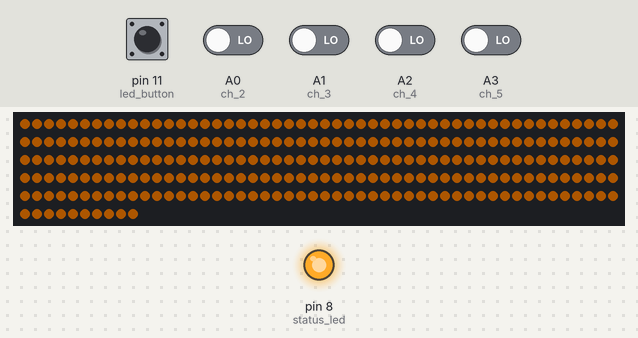
A sketch run on a simulated Arduino Uno, built with avr-gcc and run on an emulated ATmega328P. Shown: 260 RGB LEDs in strip order, left to right, continuing on the next row, output pins drawn as LEDs (lit = HIGH). The inputs (shaded band) are chosen by the test bench; at power-on: pin 11 (led_button) HIGH, A0 (ch_2), A1 (ch_3), A2 (ch_4), A3 (ch_5) LOW. Dim RGB values are drawn brighter than linear.

Above: at 9.1 s.
12.8 s: pin 11 (led_button) pulled LOW for 0.15 s
At 14.0 s:
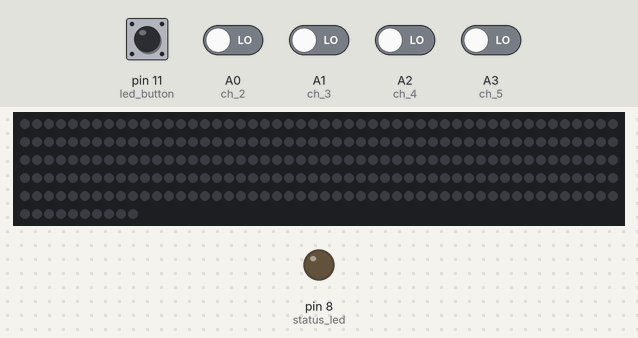
14.4 s: pin 11 (led_button) pulled LOW for 1 s
At 15.1 s:
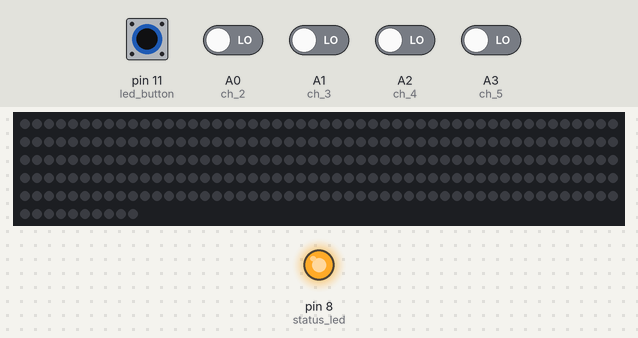
Timing chart, 0 to 17.4 s (numbered marks = the images above; inputs shaded):
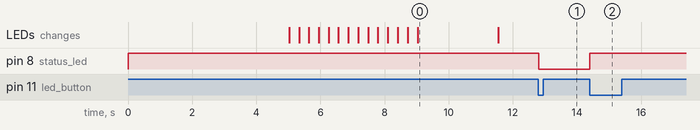

The sketch:

sketch.ino
```cpp
// LIBRARIES

#include <Wire.h>
//#include <LiquidCrystal_I2C.h>
//#include "Adafruit_NeoPixel.h"
#include <Adafruit_NeoPixel.h> // trzeba zainstalować w Arduino IDE

// DEFINITIONS

#define STARTCOLOR 0xff8000  // LED color at startup 0xff8000 is orange in hex code. pick your own here: http://www.w3schools.com/colors/colors_picker.asp
#define BLACK      0x000000  // LED color BLACK

#define DATAPIN    10         // Datapin
#define LEDCOUNT   260       //  Number of LEDs used in your system
#define SHOWDELAY  20        // Delay in micro seconds before showing
#define BAUDRATE   500000    // Serial port speed

#define BRIGHTNESS 100        // Max. brightness in %

const char prefix[] = {0x41, 0x64, 0x61, 0x01, 0x03, 0x57};  // Prefix at the start of the transmission
char buffer[sizeof(prefix)];                                 // Temporary buffer for receiving the prefix data

// to calculate your prefix, the first 4 bytes will never change: const char prefix[] = {0x41, 0x64, 0x61, 0x00, this never changes.
// the next byte is equal to the number of LED - 1 --> (232-1)=231. 231 transformed in HEX. 231 in hex is E7 (use google)
// the last byte is equal to the XOR value of the calculated value just above and 0x55 (byte just calculated (E7) XORED with 0x55) = B2     use this link http://xor.pw/? and in input 1 put 55 and in input 2 put your HEX value.

// some precalculated values to save some time: 178 leds gives B1 and E4, 180 B3E6, 181 B4E1, 182 B5E0 232 E7B2 230 E5B0

Adafruit_NeoPixel strip = Adafruit_NeoPixel(LEDCOUNT, DATAPIN, NEO_GRB + NEO_KHZ800);
//LiquidCrystal_I2C lcd(0x20,16,2);                            // set the LCD address to 0x20 for a 16 chars and 2 line display

int state;                                                   // Define current state
#define STATE_WAITING   1                                    // - Waiting for prefix
#define STATE_DO_PREFIX 2                                    // - Processing prefix
#define STATE_DO_DATA   3                                    // - Handling incoming LED colors

int readSerial;                                              // Read Serial data (1)
int currentLED;                                              // Needed for assigning the color to the right LED
const int led_button = 11;                                   // ON/OFF button input
const int status_led = 8;                                    // LED of button
const int ch_2 = A0;                                         // Inputs from HDMI switcher
const int ch_3 = A1;
const int ch_4 = A2;
const int ch_5 = A3;

int curr_source = 0;                                         // Used to store which source is currently displayed
boolean strip_status = true;                                 // Used to chose if the LED strip is ON or OFF (depending on button choice)
unsigned long timeout = 0;                                   // Timeout used to turn LED strip off if no new data has come thorugh after some time

void setup()
{
  pinMode(led_button, INPUT);
  pinMode(ch_2, INPUT);
  pinMode(ch_3, INPUT);
  pinMode(ch_4, INPUT);
  pinMode(ch_5, INPUT);
  pinMode(status_led, OUTPUT);
  digitalWrite(led_button, HIGH);
  digitalWrite(status_led, HIGH);

  delay (5000);                                             // 15 seconds delay at startup to avoid strange behaviours as the PI boots up etc
  // zmienilem na 5s
  strip.begin();                                             // Init LED strand, set all black, then all to startcolor

  strip.setBrightness( (255 / 100) * 25 );

  setAllLEDs(BLACK, 0);
  setAllLEDs(STARTCOLOR, 5);                                // Will turn ON all LEDS with a 5ms delay between each turn ON creating a snake increasing pattern

  Serial.begin(BAUDRATE);                                   // Init serial speed

  state = STATE_WAITING;                                    // Initial state: Waiting for prefix

 //lcd.init();                                                // Initialize the lcd
 //lcd.backlight();                                           // Turn ON LCD backlight
 //lcd.print(" waiting for PI");                              // Wait for PI to boot up for 5 sec (avoids the Arduino rebooting randomly)
 delay(2500); // zmienilem na 2.5s
 //lcd.clear();
 //lcd.print("**** SOURCE ****");
 strip.setBrightness( (255 / 100) * BRIGHTNESS );           // Set the brightness we chose above
}


void loop()
{
  do_strip();                                               // Main part of the code where we look at the data incoming from the PI
  if (state == STATE_WAITING)                               // Only if we are in WAITING state we check the source inputs and our ON/OFF button.
  {
  check_source();
  check_button();
  }
}

void do_strip(void)
{
  if (strip_status == true)
  {
  switch(state)
  {
    case STATE_WAITING:                                    // *** Waiting for prefix ***
      if( Serial.available()>0 )
      {
        readSerial = Serial.read();                        // Read one character

        if ( readSerial == prefix[0] )                     // if this character is 1st prefix char
          { state = STATE_DO_PREFIX; }                     // then set state to handle prefix
      }
      break;


    case STATE_DO_PREFIX:                                  // *** Processing Prefix ***
     timeout = millis();
      if( Serial.available() > sizeof(prefix) - 2 )
      {
          Serial.readBytes(buffer, sizeof(prefix) - 1);

          for( int Counter = 0; Counter < sizeof(prefix) - 1; Counter++)
          {
            if( buffer[Counter] == prefix[Counter+1] )
            {
              state = STATE_DO_DATA;                       // Received character is in prefix, continue
              currentLED = 0;                              // Set current LED to the first one
            }
            else
            {
              state = STATE_WAITING;                       // Crap, one of the received chars is NOT in the prefix
              break;                                       // Exit, to go back to waiting for the prefix
            }                                              // end if buffer
          }                                                // end for Counter
      }                                                    // end if Serial
      break;


    case STATE_DO_DATA:                                    // *** Process incoming color data ***
      if( Serial.available() > 2 )                         // if we receive more than 2 chars
      {
        Serial.readBytes( buffer, 3 );                     // Abuse buffer to temp store 3 charaters
        strip.setPixelColor( currentLED++, buffer[0], buffer[1], buffer[2]);  // and assing to LEDs
      }

      if( currentLED > LEDCOUNT )                          // Reached the last LED? Display it!
      {
          strip.show();                                    // Make colors visible
          delayMicroseconds(SHOWDELAY);                    // Wait a few micro seconds

          state = STATE_WAITING;                           // Reset to waiting ...
          currentLED = 0;                                  // and go to LED one

          break;                                           // and exit ... and do it all over again
      }
      break;
  }                                                        // switch(state)
 }                                                         // if statement
 else
 {setAllLEDs(BLACK, 0);}

 if(millis() > timeout + 5000)                             // If no new incoming data after 5seconds, turn the strip OFF.
 {setAllLEDs(BLACK, 0);}
}                                                          // do_strip

void check_source (void)
{
 if(digitalRead(ch_2) == HIGH)
 {
   if(curr_source != 2)
   {
   //lcd.setCursor(0,1);
   curr_source = 2;
   //lcd.print("      PS_4  ");                             // Channel 2 of HDMI switcher LCD name
   }
 }
 else if(digitalRead(ch_3) == HIGH)
 {
    if(curr_source != 3)
   {
   //lcd.setCursor(0,1);
   curr_source = 3;
   //lcd.print("    NOT USED");                             // Channel 3 of HDMI switcher LCD name
   }
 }
 else if(digitalRead(ch_4) == HIGH)
 {
   if(curr_source != 4)
   {
   //lcd.setCursor(0,1);
   curr_source = 4;
   //lcd.print("     CD/DVD ");                             // Channel 4 of HDMI switcher LCD name
   }
 }
 else if(digitalRead(ch_5) == HIGH)
 {
   if(curr_source != 5)
   {
   //lcd.setCursor(0,1);
   curr_source = 5;
   //lcd.print("    COMPUTER");                             // Channel 5 of HDMI switcher LCD name
   }
 }
 else


 {
   if(curr_source != 1)
 {
   //lcd.setCursor(0,1);
   curr_source = 1;
   //lcd.print("    AV INPUT");                             // Channel 1 of HDMI switcher LCD name
 }
 }
}

void check_button (void)                                  // ON/OFF button routine
{
  if(digitalRead(led_button) == LOW)
  {
      if(strip_status == true)
      {
        strip_status = false;
        digitalWrite(status_led, LOW);
      }
      else
      {
        strip_status = true;
        digitalWrite(status_led, HIGH);
      }
    delay(25);
    while(digitalRead(led_button) == LOW)
    {}
  }
}

                                                          // Sets the color of all LEDs in the strip
                                                          // If 'wait'>0 then it will show a swipe from start to end
void setAllLEDs(uint32_t color, int wait)
{
  for ( int Counter=0; Counter < LEDCOUNT; Counter++ )    // For each LED
  {
    strip.setPixelColor( Counter, color );                // .. set the color

    if( wait > 0 )                                        // if a wait time was set then
    {
      strip.show();                                       // Show the LED color
      delay(wait);                                        // and wait before we do the next LED
    }                                                     // if wait

  }                                                       // for Counter

  strip.show();                                           // Show all LEDs
}                                                         // setAllLEDs
```

Measured:
- after the input at 12.8 s, pin 8 (status_led): HIGH → LOW at once
- after the input at 14.4 s, pin 8 (status_led): LOW → HIGH at once
- what the display in image 0 shows lasts 2.6 s, from 9.0 s to 11.6 s
